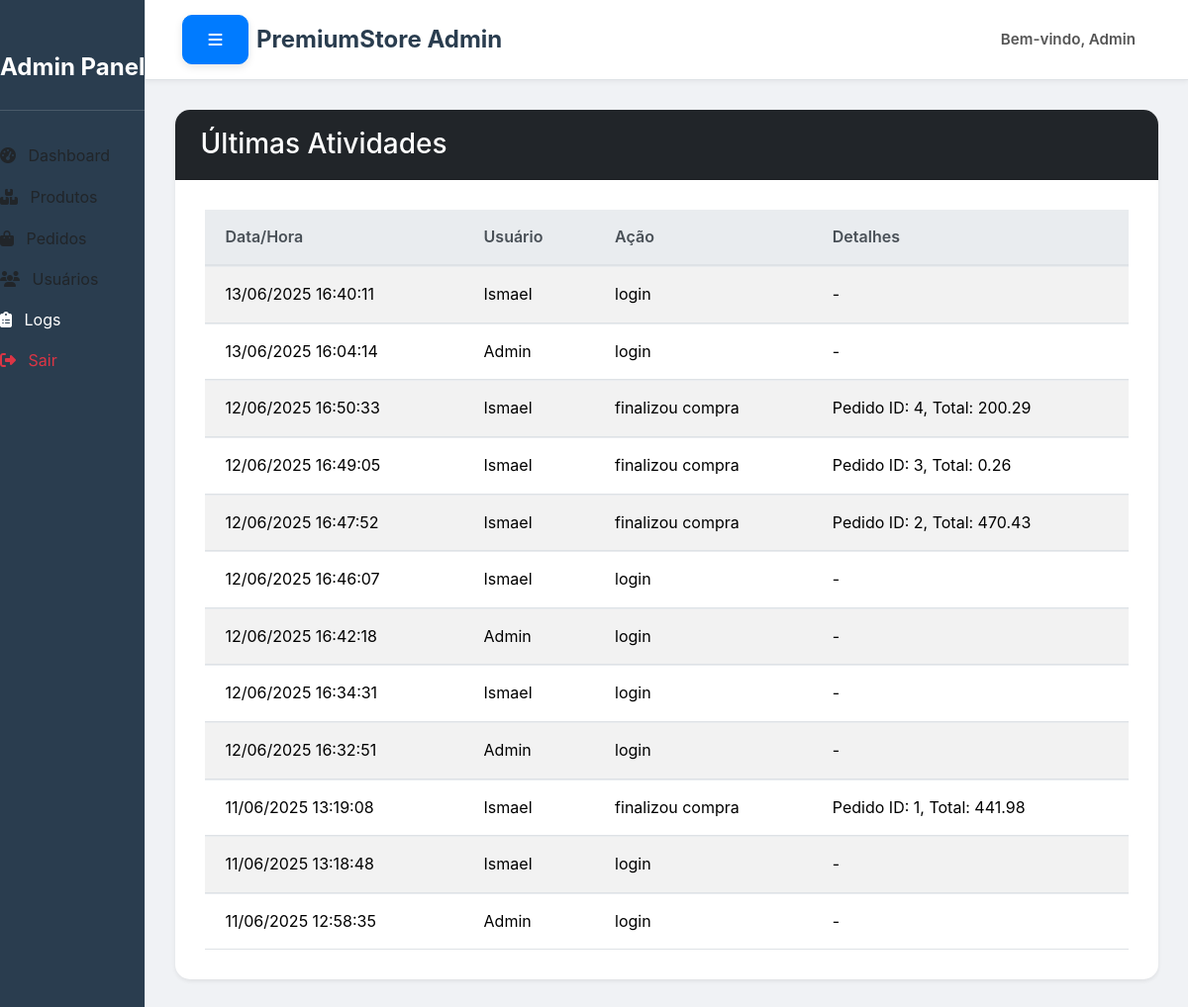
The app's page /admin/logs (signed in), older data.
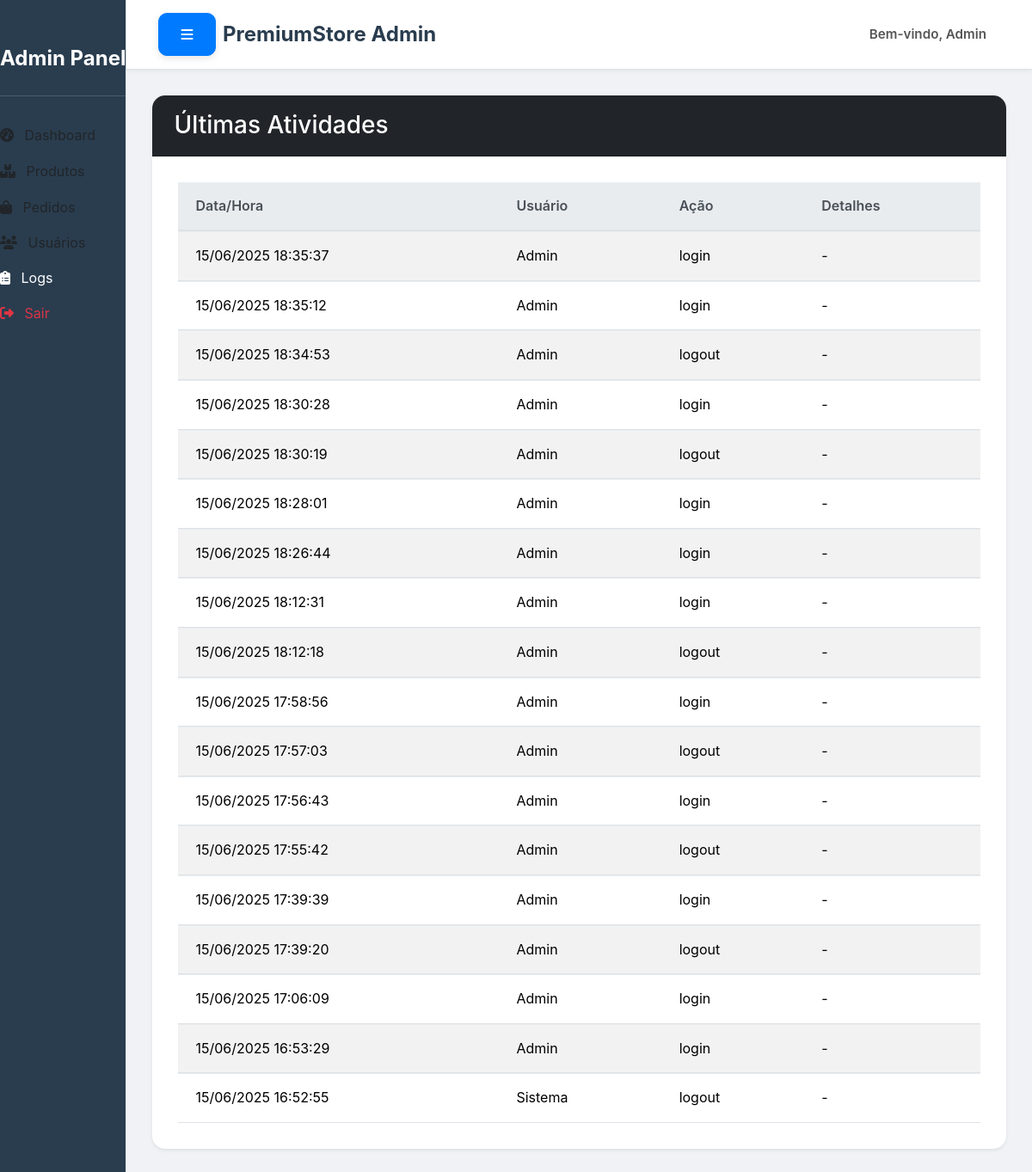
The same page, newer data.
### tables this page shows
CREATE TABLE usuarios (
            id INTEGER PRIMARY KEY AUTOINCREMENT,
            nome TEXT NOT NULL,
            email TEXT UNIQUE NOT NULL,
            senha TEXT NOT NULL,
            is_admin BOOLEAN DEFAULT 0
        );

CREATE TABLE logs_atividades (
            id INTEGER PRIMARY KEY AUTOINCREMENT,
            usuario_id INTEGER,
            acao TEXT NOT NULL,
            detalhes TEXT,
            data TIMESTAMP DEFAULT CURRENT_TIMESTAMP,
            FOREIGN KEY (usuario_id) REFERENCES usuarios(id)
        );

### routes/admin.py (the view)
@admin_bp.route('/logs')
@admin_required
def admin_logs():
    conn = conectar_db()
    cursor = conn.cursor()
    cursor.execute('''
        SELECT l.id, l.acao, l.detalhes, l.data, u.nome
        FROM logs_atividades l
        LEFT JOIN usuarios u ON l.usuario_id = u.id
        ORDER BY l.data DESC
        LIMIT 100
    ''')
    logs_raw = cursor.fetchall() # Obtém os logs brutos
    logs = []
    for log_item_raw in logs_raw:
        log_item = dict(log_item_raw) # Converte para dicionário mutável
        if 'data' in log_item and isinstance(log_item['data'], str):
            try:
                log_item['data'] = datetime.datetime.strptime(log_item['data'], '%Y-%m-%d %H:%M:%S')
            except ValueError:
                print(f"Warning: Unexpected date format for log ID {log_item.get('id')}: {log_item['data']}")
        logs.append(log_item)
    conn.close()
    return render_template('admin/logs.html', logs=logs)

### app.py (called while the page is built)
@app.context_processor
def inject_global_data():
    total_itens = 0
    if 'usuario_id' in session:
        usuario_id = session['usuario_id']
        try:
            total_itens = contar_itens_carrinho_db(usuario_id)
        except Exception as e:
            print(f"Erro ao contar itens do carrinho para o usuário {usuario_id}: {e}")
            total_itens = 0
    return {'total_itens': total_itens}

### database.py (called while the page is built)
def conectar_db():
    conn = sqlite3.connect(DB_NAME)
    conn.row_factory = sqlite3.Row # Permite acessar colunas por nome (como dicionário)
    return conn

def contar_itens_carrinho_db(usuario_id):
    conn = conectar_db()
    cursor = conn.cursor()
    cursor.execute('''
    SELECT COALESCE(SUM(quantidade), 0)
    FROM carrinho
    WHERE usuario_id = ?
    ''', (usuario_id,))
    total_itens = cursor.fetchone()[0]
    conn.close()
    return total_itens

### templates/admin/logs.html (shortened to what this page needs)
{% extends "base_admin.html" %}
{% block admin_content %}
<div class="card shadow-sm">
    <div class="card-header bg-dark text-white">
        <h3 class="card-title mb-0">Últimas Atividades</h3>
    </div>
    <div class="card-body">
        <div class="table-responsive">
            <table class="table table-striped table-hover align-middle">
                <thead>
                    <tr>
                        <th scope="col">Data/Hora</th>
                        <th scope="col">Usuário</th>
                        <th scope="col">Ação</th>
                        <th scope="col">Detalhes</th>
                    </tr>
                </thead>
                <tbody>
                    {% if logs %}
                        {% for log in logs %}
                        <tr>
                            <td>{{ log.data.strftime('%d/%m/%Y %H:%M:%S') }}</td>
                            <td>{{ log.nome if log.nome else 'Sistema' }}</td>
                            <td>{{ log.acao }}</td>
                            <td>{{ log.detalhes if log.detalhes else '-' }}</td>
                        </tr>
                        {% endfor %}
                    {% else %}
                        <tr>
                            <td colspan="4" class="text-center py-4">Nenhum log de atividade encontrado.</td>
                        </tr>
                    {% endif %}
                </tbody>
            </table>
        </div>
    </div>
</div>
{% endblock %}

### templates/base_admin.html (shortened to what this page needs)
<!DOCTYPE html>
<html lang="pt">
<head>
    <link href="https://cdn.jsdelivr.net/npm/bootstrap@5.3.3/dist/css/bootstrap.min.css" rel="stylesheet" xintegrity="sha384-QWTKZyjpPEjISv5WaRU9OFeRpok6YctnYmDr5pNlyT2bRjXh0JMhjY6hW+ALEwIH">
    <link rel="stylesheet" href="https://cdnjs.cloudflare.com/ajax/libs/font-awesome/6.5.2/css/all.min.css" xintegrity="sha512-SnH5WK+bZxgPHs44uWIX+LLJAJ9/2PkPKZ5QiAj6Ta86w+fsb2TkcmfRyVX3pBnMFcV7oQPJkl9QevSCWr3W6A==" />
    <link rel="stylesheet" href="{{ url_for('static', filename='css/admin.css') }}">
</head>
<body>
    <div class="d-flex" id="wrapper">
        <div class="admin-sidebar border-end">
            <div class="sidebar-heading text-center py-4 fs-4 fw-bold">Admin Panel</div>
            <div class="list-group list-group-flush">
                <a href="{{ url_for('admin.admin_dashboard') }}" class="list-group-item list-group-item-action py-2 ripple {% if request.endpoint == 'admin.admin_dashboard' %}active{% endif %}">
                    <i class="fas fa-tachometer-alt me-2"></i> Dashboard
                </a>
                <a href="{{ url_for('admin.admin_produtos') }}" class="list-group-item list-group-item-action py-2 ripple ">
                    <i class="fas fa-boxes me-2"></i> Produtos
                </a>
                <a href="{{ url_for('admin.admin_pedidos') }}" class="list-group-item list-group-item-action py-2 ripple {% if request.endpoint == 'admin.admin_pedidos' or request.endpoint == 'admin.detalhes_pedido' %}active{% endif %}">
                    <i class="fas fa-shopping-bag me-2"></i> Pedidos
                </a>
                <a href="{{ url_for('admin.admin_usuarios') }}" class="list-group-item list-group-item-action py-2 ripple {% if request.endpoint == 'admin.admin_usuarios' %}active{% endif %}">
                    <i class="fas fa-users me-2"></i> Usuários
                </a>
                <a href="{{ url_for('admin.admin_logs') }}" class="list-group-item list-group-item-action py-2 ripple {% if request.endpoint == 'admin.admin_logs' %}active{% endif %}">
                    <i class="fas fa-clipboard-list me-2"></i> Logs
                </a>
                <a href="{{ url_for('auth.logout') }}" class="list-group-item list-group-item-action py-2 ripple text-danger">
                    <i class="fas fa-sign-out-alt me-2"></i> Sair
                </a>
            </div>
        </div>
        <div id="page-content-wrapper" class="flex-grow-1">
            <nav class="navbar navbar-expand-lg navbar-light bg-light border-bottom">
                <div class="container-fluid">
                    <button class="btn btn-primary" id="sidebarToggle">
                        <i class="fas fa-bars"></i>
                    </button>
                    <a class="navbar-brand me-auto" href="{{ url_for('admin.admin_dashboard') }}">
                        <span class="ms-2">PremiumStore Admin</span>
                    </a>
                    <div class="d-flex align-items-center">
                        <span class="navbar-text me-3">Bem-vindo, {{ session.get('usuario_nome', 'Admin') }}</span>
                    </div>
                </div>
            </nav>
            <div class="container-fluid admin-content">
                {% block admin_content %}{% endblock %}
            </div>
        </div>
    </div>
</body>
</html>

### static/css/admin.css (style rules this page uses)
body { background-color: #f0f2f5; font-family: 'Inter', sans-serif; margin: 0; padding: 0; line-height: 1.6; color: #333; }
.admin-sidebar { background-color: #2a3d4f; color: #f8f9fa; min-height: 100vh; padding-top: 25px; transition: all 0.3s ease; box-shadow: 3px 0 10px rgba(0,0,0,0.1); }
.admin-sidebar .sidebar-heading { border-bottom: 1px solid rgba(255,255,255,0.15); margin-bottom: 25px; padding-bottom: 20px; font-size: 1.8em; font-weight: 700; color: #ffffff; }
.admin-sidebar .list-group-item { background-color: transparent; border: none; padding: 0; }
#page-content-wrapper { transition: all 0.3s ease; background-color: #f0f2f5; }
.admin-content { padding: 30px; }
.navbar { background-color: #ffffff !important; border-bottom: 1px solid #e0e0e0; box-shadow: 0 2px 5px rgba(0,0,0,0.05); padding: 15px 25px; }
.navbar-brand { font-weight: 700; color: #2a3d4f !important; font-size: 1.5em; }
.navbar-text { font-weight: 600; color: #555; font-size: 0.95em; }
.navbar .btn-primary { background-color: #007bff; border-color: #007bff; }
.card { border-radius: 15px; box-shadow: 0 8px 20px rgba(0, 0, 0, 0.1); border: none; overflow: hidden; transition: transform 0.3s ease, box-shadow 0.3s ease; }
.card-header { background-color: #3b5a7a; color: #ffffff; border-top-left-radius: 15px; border-top-right-radius: 15px; padding: 18px 25px; font-size: 1.25em; font-weight: 700; display: flex; align-items: center; }
.card-body { padding: 30px; }
.table { margin-bottom: 0; border-collapse: separate; border-spacing: 0; width: 100%; }
.table thead th { background-color: #e9ecef; color: #495057; font-weight: 600; border-bottom: 2px solid #dee2e6; padding: 15px 20px; text-align: left; }
.table tbody tr td { padding: 15px 20px; vertical-align: middle; border-top: 1px solid #e9ecef; }
.table-striped tbody tr:nth-of-type(odd) { background-color: #f8f9fa; }
.btn { border-radius: 10px; font-weight: 600; padding: 12px 25px; transition: all 0.3s ease; box-shadow: 0 3px 8px rgba(0,0,0,0.1); text-transform: uppercase; letter-spacing: 0.5px; }
.btn-primary { background-color: #007bff; border-color: #007bff; }

Row changes from the older to the newer data that the page shows:
removed logs_atividades: data "12/06/2025 16:50:33", nome "Ismael", acao "finalizou compra", detalhes "Pedido ID: 4, Total: 200.29"
removed logs_atividades: data "12/06/2025 16:49:05", nome "Ismael", acao "finalizou compra", detalhes "Pedido ID: 3, Total: 0.26"
removed logs_atividades: data "12/06/2025 16:47:52", nome "Ismael", acao "finalizou compra", detalhes "Pedido ID: 2, Total: 470.43"
removed logs_atividades: data "11/06/2025 13:19:08", nome "Ismael", acao "finalizou compra", detalhes "Pedido ID: 1, Total: 441.98"
added logs_atividades: data "15/06/2025 18:35:37", nome "Admin", acao "login", detalhes "-"
added logs_atividades: data "15/06/2025 18:35:12", nome "Admin", acao "login", detalhes "-"
added logs_atividades: data "15/06/2025 18:34:53", nome "Admin", acao "logout", detalhes "-"
added logs_atividades: data "15/06/2025 18:30:28", nome "Admin", acao "login", detalhes "-"
added logs_atividades: data "15/06/2025 18:30:19", nome "Admin", acao "logout", detalhes "-"
added logs_atividades: data "15/06/2025 18:28:01", nome "Admin", acao "login", detalhes "-"
changed logs_atividades (number 7 of 18 on the later page): data "13/06/2025 16:40:11" → "15/06/2025 18:26:44"; nome "Ismael" → "Admin"
changed logs_atividades (number 8 of 18 on the later page): data "13/06/2025 16:04:14" → "15/06/2025 18:12:31"
added logs_atividades: data "15/06/2025 18:12:18", nome "Admin", acao "logout", detalhes "-"
added logs_atividades: data "15/06/2025 17:58:56", nome "Admin", acao "login", detalhes "-"
added logs_atividades: data "15/06/2025 17:57:03", nome "Admin", acao "logout", detalhes "-"
changed logs_atividades (number 12 of 18 on the later page): data "12/06/2025 16:46:07" → "15/06/2025 17:56:43"; nome "Ismael" → "Admin"
changed logs_atividades (number 13 of 18 on the later page): data "12/06/2025 16:42:18" → "15/06/2025 17:55:42"; acao "login" → "logout"
changed logs_atividades (number 14 of 18 on the later page): data "12/06/2025 16:34:31" → "15/06/2025 17:39:39"; nome "Ismael" → "Admin"
changed logs_atividades (number 15 of 18 on the later page): data "12/06/2025 16:32:51" → "15/06/2025 17:39:20"; acao "login" → "logout"
added logs_atividades: data "15/06/2025 17:06:09", nome "Admin", acao "login", detalhes "-"
changed logs_atividades (number 17 of 18 on the later page): data "11/06/2025 13:18:48" → "15/06/2025 16:53:29"; nome "Ismael" → "Admin"
changed logs_atividades (number 18 of 18 on the later page): data "11/06/2025 12:58:35" → "15/06/2025 16:52:55"; nome "Admin" → "Sistema"; acao "login" → "logout"
